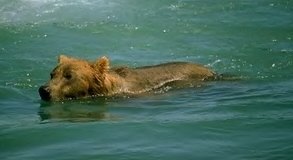
#> input picture seamless_cloniing/bear.jpg, 293 x 160 px
$ jupyter execute --allow-errors seamless_cloning.ipynb
#> lines starting #> are read from the running program, lines starting #| are printed output that depends on the picture
# My Solution

[cell 1]
from skimage import io,color
import numpy as np
import matplotlib.pyplot as plt
from scipy.sparse import eye, diags, kron
from scipy.sparse.linalg import cg
from skimage import img_as_float32
from skimage import io
from skimage.util import img_as_ubyte

bear_img_path = "bear.jpg"
plane_img_path = "plane.jpg"
water_img_path = "water.jpg"
bird_img_path = "bird.jpg"

## 1 Laplace Operator

[cell 2]
def laplace_operator(N: int, M: int):

    # 1D discrete second derivative (tridiagonal) along vertical direction
    D2_N = diags([1, -2, 1], offsets=[-1, 0, 1], shape=(N, N), dtype=float)

    # 1D discrete second derivative (tridiagonal) along horizontal direction
    D2_M = diags([1, -2, 1], offsets=[-1, 0, 1], shape=(M, M), dtype=float)

    # Identity matrices for Kronecker product combination
    I_N = eye(N, format="csr", dtype=float)
    I_M = eye(M, format="csr", dtype=float)

    # Build 2D Laplacian using Kronecker sum: Δ = I_M ⊗ D2_N + D2_M ⊗ I_N
    Delta = kron(I_M, D2_N, format="csr") + kron(D2_M, I_N, format="csr")
    return Delta

# die Matrix für (N,M) = (5,7) graphisch darstellen
L = laplace_operator(5, 7)
plt.figure(figsize=(5, 4))
plt.spy(L, markersize=1)
plt.title("Sparsity pattern of Laplace operator Δ for N=5, M=7")
plt.xlabel("column")
plt.ylabel("row")
plt.tight_layout()
plt.show()

## 2 Seamless-Cloning mit Hilfe der Differenzengleichung

What does the image dimension (`ndim`) mean?

`img.ndim` indicates the number of array dimensions (number of axes):

| Image Type             | Array Shape     | ndim | Explanation |
|------------------------|-----------------|------|-------------|
| Grayscale Image        | (H, W)          | 2    | Each pixel has only **one value** |
| RGB Color Image        | (H, W, 3)       | 3    | Each pixel has **3 channels** (R, G, B) |
| RGBA Image             | (H, W, 4)       | 3    | Each pixel has **4 channels** (including Alpha for transparency) |
| Other formats (e.g. batch) | (N, H, W, C) | 4    | Multiple images or an extra dimension for batch processing |

[cell 3]
def load_img_grey(img_path: str):
    # for CG, Laplace computing
    # the return value of unit8 is 0-255
    # because the CG methodes returns value of type = float
    # we need to constraint data type
    # because the picture here is small
    # using float32 is enough
#> called with img_path = 'bear.jpg'
    img_dt = io.imread(img_path)
#> img_dt is the input picture: shape (160, 293, 3); mean R, G, B 72.1, 108.4, 95
    if img_dt.ndim == 3 :
        img_dt = color.rgb2gray(img_dt)
#> img_dt: shape (160, 293) float64
    img_dt = img_as_float32(img_dt)
    img_dt = np.clip(img_dt, 0.0, 1.0)
    return img_dt

def seamless_cloning_task2(f_star_patch, g_patch):
    N,M = g_patch.shape
    Delta = laplace_operator(N,M)
    vec_g = g_patch.flatten()
    b = Delta @ vec_g
    # to solve delat @ vec(h) = b
    vec_h, info = cg(Delta,b,maxiter=2000, tol=1e-6)

    # about info:
    # 0 : successful exit
    # >0 : convergence to tolerance not achieved,
    # number of iterations
    if info != 0:
        print(f"[Warn] CG did not converge normally (info={info}). You may need to increase maxiter or check the data.")

    # vec_h is a vector, we need to transform it into a N*M matrix
    h = vec_h.reshape(N,M)

    # It is like getting the margin of the picture, or getting x
    # xxxxxx
    # xoooox
    # xoooox
    # xoooox
    # xxxxxx
    h[0, :]  = f_star_patch[0, :]
    h[-1, :] = f_star_patch[-1, :]
    h[:, 0]  = f_star_patch[:, 0]
    h[:, -1] = f_star_patch[:, -1]

    # to insure that the value is in the range [0,1]
    h = np.clip(h, 0.0, 1.0)

    return h

## 3 Seamless-Cloning gemischte Gradientem

[cell 4]
# Task 3
def grad_forward(u):
    # Initialize gradient arrays with zeros, same shape as u
    gx = np.zeros_like(u, dtype=np.float64)
    gy = np.zeros_like(u, dtype=np.float64)

    # Compute forward differences:
    # gx for vertical direction (difference between consecutive rows)
    gx[:-1, :] = u[1:, :] - u[:-1, :]

    # gy for horizontal direction (difference between consecutive columns)
    gy[:, :-1] = u[:, 1:] - u[:, :-1]
    return gx, gy

def divergence_backward(vx, vy):
    # Grid size
    N, M = vx.shape
    divv = np.zeros((N, M), dtype=np.float64) # Initialize divergence field
    # Backward difference in x-direction (vertical)
    divv[1:, :] += (vx[1:, :] - vx[:-1, :])
    divv[0,  :] += vx[0, :]

    # Backward difference in y-direction (horizontal)
    divv[:, 1:] += (vy[:, 1:] - vy[:, :-1])
    divv[:, 0 ] += vy[:, 0]
    return divv

def seamless_clone_mixed_gray(f_star, g, top_left):
    i0, j0 = top_left
    N, M = g.shape
    f_patch = f_star[i0:i0+N, j0:j0+M].astype(np.float64)
    g      = g.astype(np.float64)

    # 1) Compute mixed gradient field v = (v_x, v_y)
    g_x,  g_y  = grad_forward(g)
    fs_x, fs_y = grad_forward(f_patch)
    mag_g  = np.hypot(g_x,  g_y)
    mag_fs = np.hypot(fs_x, fs_y)
    use_fs = (mag_fs > mag_g)
    v_x = np.where(use_fs, fs_x, g_x)
    v_y = np.where(use_fs, fs_y, g_y)

    # 2) Compute divergence of v using backward finite differences
    divv = divergence_backward(v_x, v_y)

    # 3) If patch too small, fall back to naive copy
    if N < 3 or M < 3:
        out = f_star.copy()
        out[i0:i0+N, j0:j0+M] = g
        return out.astype(f_star.dtype)

    # Helper: map (i, j) → interior row index (column-major)
    def row_of(i, j):
        return (i - 1) + (j - 1) * (N - 2)

    # Generate indices for interior pixels (excluding 1-pixel boundary)
    interior_ids = []
    for j in range(1, M-1):
        for i in range(1, N-1):
            interior_ids.append(i + j * N)  # Column-major

    # Build Laplace operator and extract interior submatrix
    Delta = laplace_operator(N, M).tocsr()
    A_int = Delta[interior_ids, :][:, interior_ids]

    # 4) Prepare right-hand side b_int = (div v) + boundary terms
    b_full = divv.flatten(order="F")  # 明确列主序展开
    # 注意：上面的 Delta 是按列主序构造的；这里也用 F 展开保证一致
    b_int = b_full[[i + j * N for j in range(1, M-1) for i in range(1, N-1)]].astype(np.float64)

    # Add contributions from fixed boundary pixels (Dirichlet boundary)
    for j in range(1, M-1):
        for i in range(1, N-1):
            r = row_of(i, j)
            if i-1 == 0:     b_int[r] -= f_patch[i-1, j]  # Top
            if i+1 == N-1:   b_int[r] -= f_patch[i+1, j]  # Bottom
            if j-1 == 0:     b_int[r] -= f_patch[i, j-1]  # Left
            if j+1 == M-1:   b_int[r] -= f_patch[i, j+1]  # Right

    # 5) Solve the interior system A_int * h_int = b_int using Conjugate Gradient
    h_int_vec, info = cg(A_int, b_int, maxiter=2000, atol=0, tol=1e-6)
    if info != 0:
        print(f"[warn] CG (interior) not fully converged, info={info}")

    # 6) Reconstruct the full patch (use background for boundary)
    h = f_patch.copy()
    for j in range(1, M-1):
        for i in range(1, N-1):
            h[i, j] = h_int_vec[row_of(i, j)]

     # 7) Insert blended patch back into target and clamp to [0, 255]
    out = f_star.copy().astype(np.float64)
    out[i0:i0+N, j0:j0+M] = np.clip(np.rint(h), 0, 255)
    return out.astype(f_star.dtype)

def seamless_clone_mixed_color(f_star_rgb, g_rgb, top_left):
    # Copy background image to avoid modifying input
    out = f_star_rgb.copy()
    # Process each color channel
    for c in range(3):
        out[..., c] = seamless_clone_mixed_gray(out[..., c], g_rgb[..., c], top_left)
    return out

## 4 Bären und Flugzeug schneiden

#### Baeren ausscheiden mit Laplance-Operator

[cell 5]
def visualize_task4_baer_mit_laplace():
    # position in f*, where the g will be added
    pi, pj = 50, 50
    # g is rectangular: size of the cut
    cut_h, cut_w = 60, 90
    # you can also use absolute coordinates to cut
    use_center_cut = False
    cut_top, cut_left = 60, 40  # only used when use_center_cut = False

    bear_grey = load_img_grey(bear_img_path)
    water_grey = load_img_grey(water_img_path)
#> call 2 of load_img_grey, with img_path = 'water.jpg'
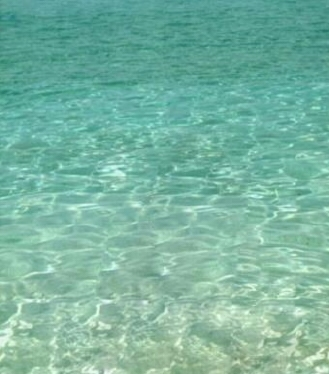
#> input picture seamless_cloniing/water.jpg, 329 x 374 px
#> in load_img_grey, img_dt is the input picture: shape (374, 329, 3); mean R, G, B 120.6, 180.3, 161.1

    height_bear, width_bear = bear_grey.shape
    height_water, width_water = water_grey.shape

    # cut a piece from bear
    if use_center_cut:
        top = max(0, (height_bear - cut_h) // 2)
        left = max(0, (width_bear - cut_w) // 2)
        Ng, Mg = cut_h, cut_w
    else:
        # keep the cut window inside the bear image
        top = np.clip(cut_top, 0, max(0, height_bear - cut_h))
        left = np.clip(cut_left, 0, max(0, width_bear - cut_w))
        Ng, Mg = cut_h, cut_w

    bottom = min(height_bear, top + Ng)
    right  = min(width_bear, left + Mg)

    g = bear_grey[top:bottom, left:right]
    Ng, Mg = g.shape  # refresh in case border trimmed

    # ensure paste region fits inside water
    max_h = max(0, height_water - pi)
    max_w = max(0, width_water - pj)
    if Ng > max_h or Mg > max_w:
        Ng_new = min(Ng, max_h)
        Mg_new = min(Mg, max_w)
        print(f"[Warn] Patch exceeds background; cropped to {Ng_new} x {Mg_new}.")
        g = g[:Ng_new, :Mg_new]
        Ng, Mg = g.shape

    # get the background patch FROM WATER (fix)
    f_star_patch = water_grey[pi:pi+Ng, pj:pj+Mg]

    # solve Poisson (Task 2 solver assumed to exist)
    h = seamless_cloning_task2(f_star_patch, g)
#> in seamless_cloning_task2, `vec_g = g_patch.flatten()`: vec_g = 5400 values, max 0.788 at index 2780, min 0.00364 at index 3066, mean 0.324
#> in seamless_cloning_task2, `b = Delta @ vec_g`: b = 5400 values, max 1.31 at index 1451, min -1.76 at index 2879, mean -0.019

    # compose result
    result = water_grey.copy()
    result[pi:pi+Ng, pj:pj+Mg] = h

    # visualize
    fig, axes = plt.subplots(1, 3, figsize=(12, 4))

    # Fig 1: bear + red box (cropping region)
    axes[0].imshow(bear_grey, cmap="gray")
    axes[0].add_patch(plt.Rectangle(
        (left, top),
        Mg, Ng,           # width, height
        fill=False, ec='red', lw=1.5
    ))
    axes[0].set_title("bear (gray) with crop region")
    axes[0].axis("off")

    # Fig 2: water + red box (target paste region)
    axes[1].imshow(water_grey, cmap="gray")
    axes[1].add_patch(plt.Rectangle(
        (pj, pi),         # use pj, pi (fix variable names)
        Mg, Ng,
        fill=False, ec='red', lw=1.5
    ))
    axes[1].set_title("water (gray) with target region")
    axes[1].axis("off")

    # Fig 3: blending result
    axes[2].imshow(result, cmap="gray")
    axes[2].set_title("Seamless cloning (Task 2)")
    axes[2].axis("off")

    plt.tight_layout()
    plt.show()

# run
#> (the rest of this cell did not finish here and is left out)

#### Baeren ausscheiden mit gemischtem Gradienten und ohne Seamless-Cloning

[cell 6]
def visualize_task4_baer_gemischt_gradient_und_ohne_seamless_cloning():
    # -----------------------------
    # Adjustable parameters: cropping and pasting
    # -----------------------------
    # Rectangle to crop from the bear image:
    # top-left corner (crop_top, crop_left), with height and width (crop_h, crop_w)
    crop_top, crop_left = 0, 0     #  Adjust as needed
    crop_h,   crop_w    = 250, 250    # Adjust as needed

    # # Position to paste onto the f star image: top-left corner (i0, j0)
    i0, j0 = 20, 20                  #  Adjust as needed

    # Read the image as uint8 (if it's a float image,
    # it will be converted back to the 0..255 range)
    bear  = img_as_ubyte(io.imread(bear_img_path))
    water = img_as_ubyte(io.imread(water_img_path))

    # If the image is grayscale, expand it to 3 channels for consistent processing
    if bear.ndim == 2:  bear  = np.stack([bear]*3, axis=-1)
    if water.ndim == 2: water = np.stack([water]*3, axis=-1)

    Hb, Wb, _ = bear.shape
    Hw, Ww, _ = water.shape

    # Ensure that the cropping window lies within the image
    crop_h = min(crop_h, Hb - crop_top)
    crop_w = min(crop_w, Wb - crop_left)
    g_rgb = bear[crop_top:crop_top+crop_h, crop_left:crop_left+crop_w, :]

    # Ensure that the paste region lies within the water image
    assert i0 >= 0 and j0 >= 0 and i0 + crop_h <= Hw and j0 + crop_w <= Ww, \
        "The paste region exceeds the bounds of the water image. Please adjust i0, j0 or the crop size."

    # Task 3
    out_rgb = seamless_clone_mixed_color(water, g_rgb, (i0, j0))

    # Visualization: original water image, direct paste, Task 3 result
    naive = water.copy()
    naive[i0:i0+crop_h, j0:j0+crop_w, :] = g_rgb

    fig, axs = plt.subplots(1, 3, figsize=(15, 5))
    axs[0].imshow(water); axs[0].set_title("Background (water)"); axs[0].axis("off")
    axs[1].imshow(naive); axs[1].set_title("Naive paste"); axs[1].axis("off")
    axs[2].imshow(out_rgb); axs[2].set_title("Task 3: Mixed Gradients"); axs[2].axis("off")
    plt.tight_layout()
    plt.show()

    # save result
    # io.imsave("task3_mixed_result.png", out_rgb)
    # print("Saved → task3_mixed_result.png")

#> (the rest of this cell did not finish here and is left out)

#### Flugzeug ausscheiden mit Laplance-Operator

[cell 7]
def visualize_task4_plane_mit_laplace():
    # position in f*, where g will be added
    pi, pj = 30, 200

    # cut size for the source patch
    cut_h, cut_w = 400, 550

    # absolute crop position in source (used if use_center_cut=False)
    use_center_cut = False
    cut_top, cut_left = 100, 200

    # Load source and background (names adjusted to your paths)
    # Source: plane image; Background: bird image
    bear_grey  = load_img_grey(plane_img_path)  # source
#> call 3 of load_img_grey, with img_path = 'plane.jpg'
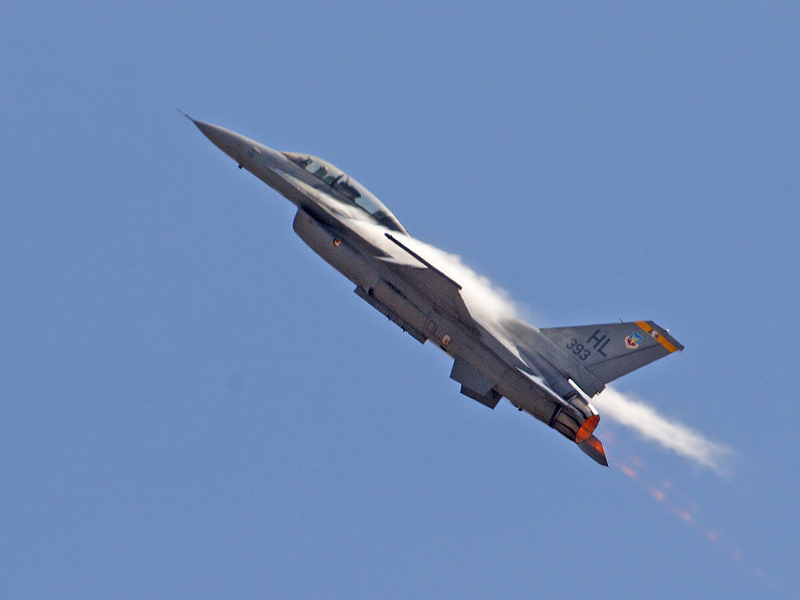
#> input picture seamless_cloniing/plane.jpg, 800 x 600 px
#> in load_img_grey, img_dt is the input picture: shape (600, 800, 3); mean R, G, B 110.3, 138, 182.5
    water_grey = load_img_grey(bird_img_path)   # background
#> call 4 of load_img_grey, with img_path = 'bird.jpg'
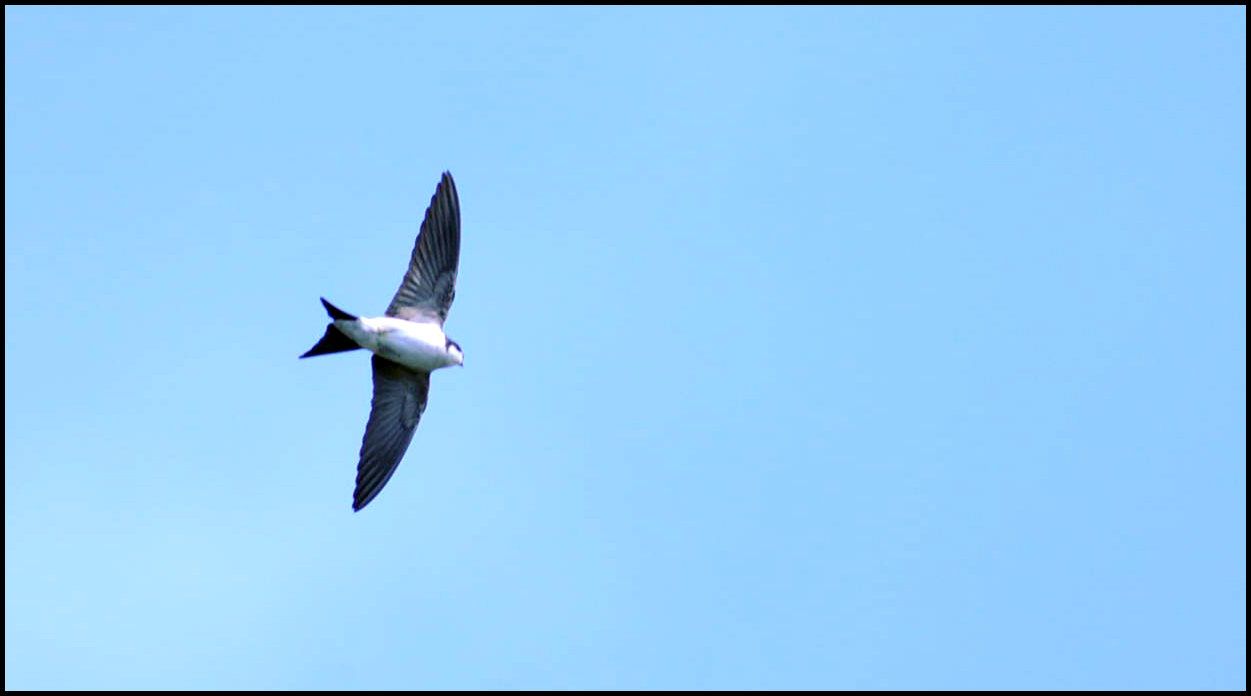
#> input picture seamless_cloniing/bird.jpg, 1251 x 696 px
#> in load_img_grey, img_dt is the input picture: shape (696, 1251, 3); mean R, G, B 149.1, 204.4, 246

    height_bear,  width_bear  = bear_grey.shape
    height_water, width_water = water_grey.shape

    # Compute crop window in the source
    if use_center_cut:
        top  = max(0, (height_bear - cut_h) // 2)
        left = max(0, (width_bear  - cut_w) // 2)
    else:
        # keep crop fully inside source
        top  = int(np.clip(cut_top,  0, max(0, height_bear - cut_h)))
        left = int(np.clip(cut_left, 0, max(0, width_bear  - cut_w)))

    bottom = min(height_bear, top  + cut_h)
    right  = min(width_bear,  left + cut_w)

    # Extract source patch g
    g = bear_grey[top:bottom, left:right]
#> g: shape (400, 550) float32
    Ng, Mg = g.shape  # actual patch size

    # Ensure paste region fits background; crop g if needed
    max_h = max(0, height_water - pi)
    max_w = max(0, width_water  - pj)
    if Ng > max_h or Mg > max_w:
        Ng_new = min(Ng, max_h)
        Mg_new = min(Mg, max_w)
        print(f"[Warn] Patch exceeds background; cropped to {Ng_new} x {Mg_new}.")
        g = g[:Ng_new, :Mg_new]
        Ng, Mg = g.shape

    # --- FIX 1: take background patch from water_grey (the background), not bear_grey ---
    f_star_patch = water_grey[pi:pi+Ng, pj:pj+Mg]
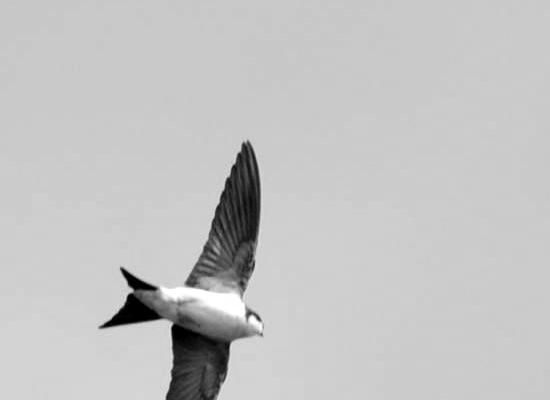
#> f_star_patch: shape (400, 550) float32; min 0, max 1, mean 0.767

    # Solve Poisson (Task 2)
    h = seamless_cloning_task2(f_star_patch, g)

    # Compose into background
    result = water_grey.copy()
    result[pi:pi+Ng, pj:pj+Mg] = h

    # Visualize
    fig, axes = plt.subplots(1, 3, figsize=(12, 4))

    # Fig 1: source (plane) + crop box
    axes[0].imshow(bear_grey, cmap="gray")
    axes[0].add_patch(plt.Rectangle(
        (left, top),
        Mg, Ng,
        fill=False, ec='red', lw=1.5
    ))
    axes[0].set_title("plane (gray) with crop region")
    axes[0].axis("off")

    # Fig 2: background (bird) + target paste box
    axes[1].imshow(water_grey, cmap="gray")
    # --- FIX 2: use (pj, pi), not (j0, i0) ---
    axes[1].add_patch(plt.Rectangle(
        (pj, pi),
        Mg, Ng,
        fill=False, ec='red', lw=1.5
    ))
    axes[1].set_title("bird (gray) with target region")
    axes[1].axis("off")

    # Fig 3: result
    axes[2].imshow(result, cmap="gray")
    axes[2].set_title("Seamless cloning (Task 2)")
    axes[2].axis("off")

    plt.tight_layout()
    plt.show()

# run
#> (the rest of this cell did not finish here and is left out)

#### Flugzeut ausscheiden mit gemischtem Gradienten und ohne Seamless-Cloning

[cell 8]
def visualize_task4_plane_gemischt_gradient_und_ohne_seamless_cloning():
    # -----------------------------
    # 2) Adjustable parameters: cropping and pasting
    # -----------------------------
    # Rectangle to crop from the bear image:
    # top-left corner (crop_top, crop_left), with height and width (crop_h, crop_w)
    crop_top, crop_left = 100, 100     # ← Adjust as needed
    crop_h,   crop_w    = 600, 600   # ← Adjust as needed

    # # Position to paste onto the f star image: top-left corner (i0, j0)
    i0, j0 = 40, 200       # ← Adjust as needed

    # Read the image as uint8 (if it's a float image,
    # it will be converted back to the 0..255 range)
    bear  = img_as_ubyte(io.imread(plane_img_path))
    water = img_as_ubyte(io.imread(bird_img_path))

    # If the image is grayscale, expand it to 3 channels for consistent processing
    if bear.ndim == 2:  bear  = np.stack([bear]*3, axis=-1)
    if water.ndim == 2: water = np.stack([water]*3, axis=-1)

    Hb, Wb, _ = bear.shape
    Hw, Ww, _ = water.shape

    # Ensure that the cropping window lies within the image
    crop_h = min(crop_h, Hb - crop_top)
    crop_w = min(crop_w, Wb - crop_left)
    g_rgb = bear[crop_top:crop_top+crop_h, crop_left:crop_left+crop_w, :]
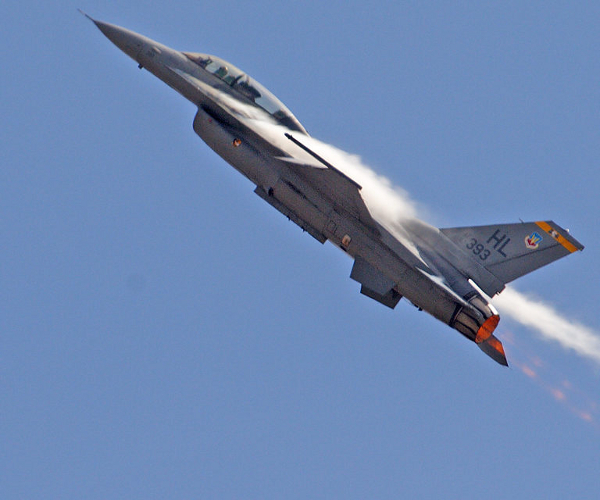
#> g_rgb: shape (500, 600, 3); mean R, G, B 110.2, 136.2, 178.7

    # Ensure that the paste region lies within the water image
    assert i0 >= 0 and j0 >= 0 and i0 + crop_h <= Hw and j0 + crop_w <= Ww, \
        "贴入区域超出 water 图像范围，请调整 i0,j0 或裁剪大小。"

    # Task 3 无缝克隆
    out_rgb = seamless_clone_mixed_color(water, g_rgb, (i0, j0))
#> the loop in seamless_clone_mixed_color, `for c in range(3):` made 1 pass
#> pass 1, in seamless_clone_mixed_gray (call 2), `f_patch = f_star[i0:i0+N, j0:j0+M].astype(np.float64)`:
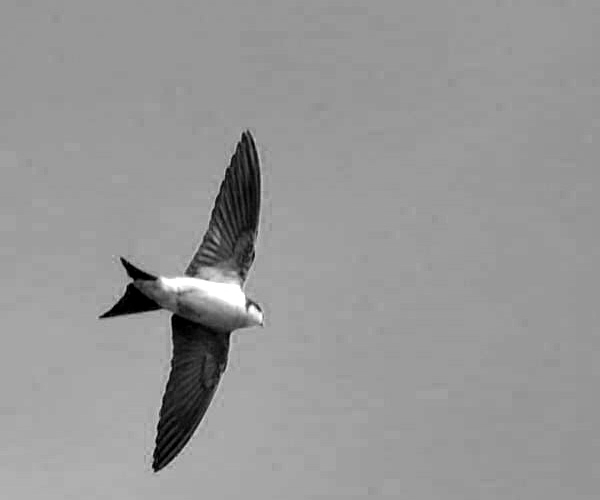
#> f_patch: shape (500, 600) float64; min 0, max 255, mean 151.2
#> pass 1, in seamless_clone_mixed_gray (call 2), `g      = g.astype(np.float64)`:
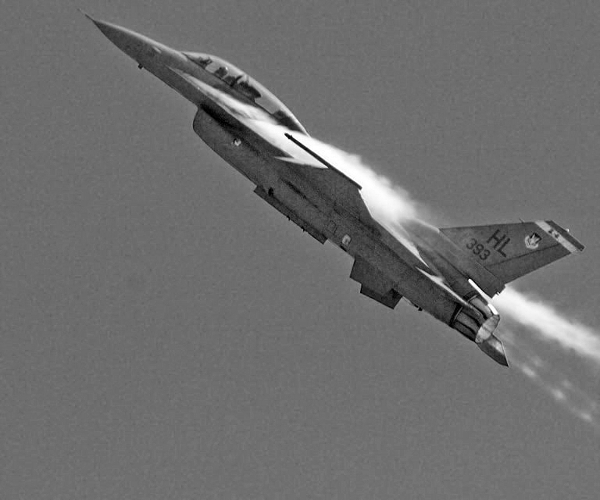
#> g: shape (500, 600) float64; min 0, max 255, mean 110.2
#> pass 1, in seamless_clone_mixed_gray (call 2), `g_x,  g_y  = grad_forward(g)`:
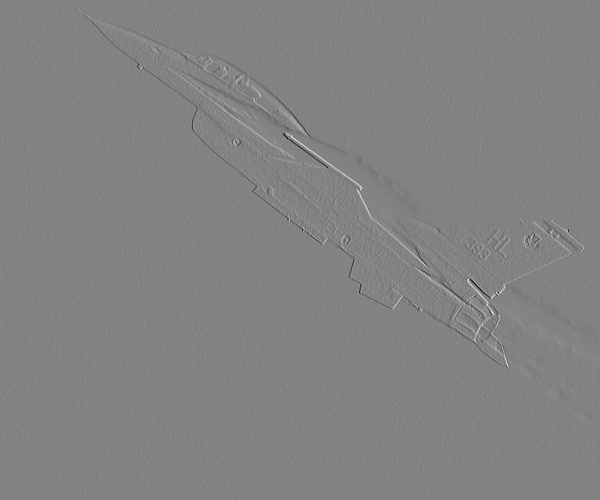
#> g_y: shape (500, 600) float64; min -173, max 164, mean 0; drawn with min black and max white

    # Visualization: original water image, direct paste, Task 3 result
    naive = water.copy()
    naive[i0:i0+crop_h, j0:j0+crop_w, :] = g_rgb

    fig, axs = plt.subplots(1, 3, figsize=(15, 5))
    axs[0].imshow(water); axs[0].set_title("Background (water)"); axs[0].axis("off")
    axs[1].imshow(naive); axs[1].set_title("Naive paste"); axs[1].axis("off")
    axs[2].imshow(out_rgb); axs[2].set_title("Task 3: Mixed Gradients"); axs[2].axis("off")
    plt.tight_layout()
    plt.show()

    # io.imsave("task3_mixed_result.png", out_rgb)
    # print("Saved → task3_mixed_result.png")

#> (the rest of this cell did not finish here and is left out)
